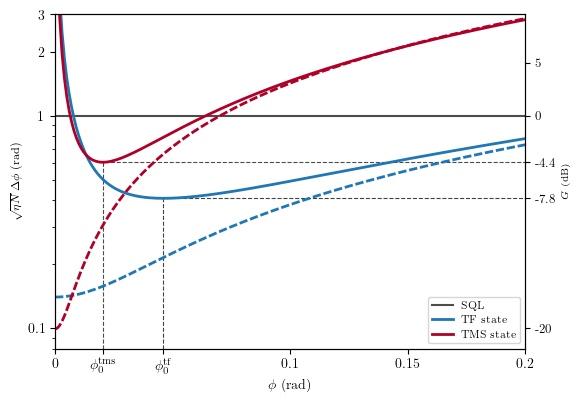

This figure's Python source:
import numpy as np
from qsipy import tfs, tms
from matplotlib import pyplot as plt

from matplotlib import rc

rc("font", **{"family": "serif", "serif": ["ECGaramond"]})
rc("text", usetex=True)

plt.rc("legend", fontsize=7.5)

red = "#B00028"


def cm_to_inch(value):
    return value / 2.54


width = cm_to_inch(15)
height = 0.7 * width

N = 100
phi = np.linspace(0, 0.2, 200)
eta = 0.95


# PART RELATED TO QSIPY FUNCTIONS
# (the rest is only plotting and decoration)
# --------------------------------------------------------------------------------------
perfect_TF = np.sqrt(N) * tfs.phase_uncertainty_vhd(phi, N)
perfect_TMS = np.sqrt(N) * tms.phase_uncertainty_vhd(phi, N)
realistic_TF = np.sqrt(eta * N) * tfs.phase_uncertainty_vhd(phi, N, eta)
realistic_TMS = np.sqrt(eta * N) * tms.phase_uncertainty_vhd(phi, N, eta)

phi0_tf = tfs.optimal_phi_vhd(N, eta)
res_phi0_tf = np.sqrt(eta * N) * tfs.phase_uncertainty_vhd(phi0_tf, N, eta)
phi0_tms = tms.optimal_phi_vhd(N, eta)
res_phi0_tms = np.sqrt(eta * N) * tms.phase_uncertainty_vhd(phi0_tms, N, eta)
# --------------------------------------------------------------------------------------

fig, ax = plt.subplots(figsize=(width, height))

ax.semilogy(
    [phi0_tf, phi0_tf, 0.2],
    [0.08, res_phi0_tf, res_phi0_tf],
    ls="dashed",
    color="k",
    lw=0.8,
    alpha=0.75,
)
ax.semilogy(
    [phi0_tms, phi0_tms, 0.2],
    [0.08, res_phi0_tms, res_phi0_tms],
    ls="dashed",
    color="k",
    lw=0.8,
    alpha=0.7,
)

ax.semilogy(phi, np.ones_like(phi), label="SQL", lw=1.5, color="k", alpha=0.7)
ax.semilogy(phi, perfect_TF, label="", lw=2, color="tab:blue", ls=(0, (3, 1)))
ax.semilogy(phi, perfect_TMS, label="", lw=2, color=red, ls=(0, (3, 1)))
ax.semilogy(phi, realistic_TF, label="TF state", lw=2, color="tab:blue")
ax.semilogy(phi, realistic_TMS, label="TMS state", lw=2, color=red)


ax.set_xlim([0, 0.2])
ax.set_ylim((0.08, 3 * 10**0))
ax.set_xticks(
    [0, phi0_tms, phi0_tf, 0.1, 0.15, 0.2],
    ["0", "$\phi_0^{\mathrm{tms}}$", "$\phi_0^{\mathrm{tf}}$", "0.1", "0.15", "0.2"],
)
ax.set_yticks([0.1, 1, 2, 3], ["0.1", "1", "2", "3"])

ax.set_xlabel("$\phi$ (rad)")
ax.set_ylabel(
    "$\sqrt{\eta N} \, \Delta\phi$ (rad)",
    fontsize="small",
)

ax2 = ax.twinx()
ax2.set_yticks([5, 0, 20 * np.log10(res_phi0_tf), 20 * np.log10(res_phi0_tms), -20])
ax2.set_yticklabels(
    [
        "5",
        "0",
        f"{20 * np.log10(res_phi0_tf):.1f}",
        f"{20 * np.log10(res_phi0_tms):.1f}",
        "-20",
    ],
    fontsize=9,
)
ax2.set_ylim((20 * np.log10(0.08), 20 * np.log10(3 * 10**0)))
ax2.set_ylabel(r"$G$ (dB)", fontsize="x-small")


ax.legend()

plt.tight_layout()
fig.savefig("figures/qsipy_tf_vs_tms.png", bbox_inches="tight", pad_inches=0.1)
